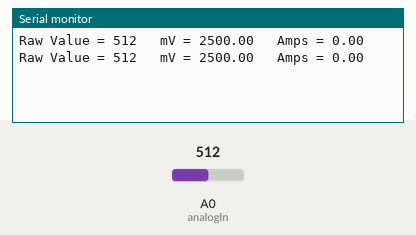
Simulated run of this sketch. Board: Arduino Uno, built with avr-gcc and run on an emulated ATmega328P. Parts: the last lines printed to the serial monitor. The test bench sets the inputs (shaded band); at power-on: A0 (analogIn) = 512.

Above: at 1.8 s.
1.9 s: A0 (analogIn) set to 716
At 2.8 s:
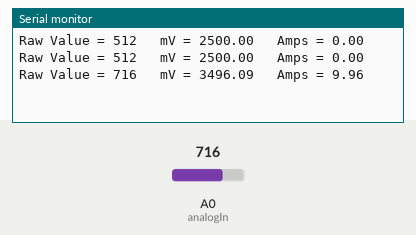
3.4 s: A0 (analogIn) set to 900
At 4.7 s:
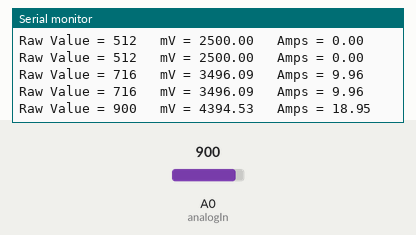
Timing chart, 0 to 6.4 s (numbered marks = the images above; inputs shaded):
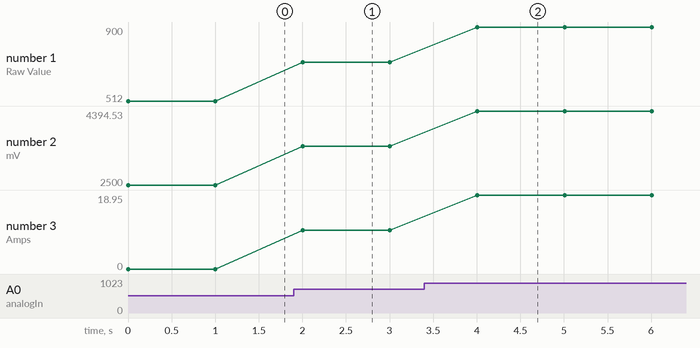

The sketch:

g1t-ampermetr.ino
```cpp
const int analogIn = A0;
int mVperAmp = 100; // use 185 for 5A Module, 100 for 20A Module, 66 for 30A Module
int RawValue= 0;
int ACSoffset = 2500;
double Voltage = 0;
double Amps = 0;

void setup(){
 Serial.begin(9600);
}

void loop(){

 RawValue = analogRead(analogIn);
 Voltage = (RawValue / 1024.0) * 5000; // Gets you mV
 Amps = ((Voltage - ACSoffset) / mVperAmp);


 Serial.print("Raw Value = " );
 Serial.print(RawValue);
 Serial.print("\t mV = ");
 Serial.print(Voltage);
 Serial.print("\t Amps = ");
 Serial.println(Amps,2);
 delay(1000);

}
```

Measured:
- after the input at 1.9 s, the serial monitor: prints a new line after 0.10 s (image 1)
- after the input at 3.4 s, the serial monitor: prints a new line after 0.61 s (image 2)
- plotted number 1: 512 → 716 after the input at 1.9 s, 716 → 900 after the input at 3.4 s
- plotted number 2: 2500 → 3496.09 after the input at 1.9 s, 3496.09 → 4394.53 after the input at 3.4 s
- plotted number 3: 0 → 9.96 after the input at 1.9 s, 9.96 → 18.95 after the input at 3.4 s
